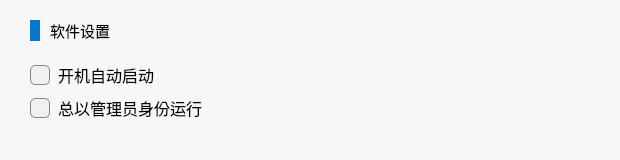
           <widget class="QWidget" name="SoftwareSettingsWidget" native="true">
            <property name="minimumSize">
             <size>
              <width>620</width>
              <height>160</height>
             </size>
            </property>
            <property name="maximumSize">
             <size>
              <width>620</width>
              <height>160</height>
             </size>
            </property>
            <property name="styleSheet">
             <string notr="true">QWidget
{
	border-radius: 7px;
	background-color: rgba(247, 247, 247, 247)
}</string>
            </property>
            <widget class="QCheckBox" name="AlwaysRunAsAdministrator">
             <property name="geometry">
              <rect>
               <x>30</x>
               <y>93</y>
               <width>410</width>
               <height>30</height>
              </rect>
             </property>
             <property name="minimumSize">
              <size>
               <width>28</width>
               <height>20</height>
              </size>
             </property>
             <property name="maximumSize">
              <size>
               <width>410</width>
               <height>30</height>
              </size>
             </property>
             <property name="font">
              <font>
               <family>Microsoft YaHei UI</family>
               <pointsize>12</pointsize>
              </font>
             </property>
             <property name="styleSheet">
              <string notr="true">QCheckBox {
    color: black;
    spacing: 8px;
    min-width: 28px;
    min-height: 20px;
}

QCheckBox::indicator {
    width: 18px;
    height: 18px;
    border-radius: 5px;
    border: 1px solid rgb(135, 135, 135);
    background-color: rgb(241, 241, 241);
}

QCheckBox::indicator:hover {
    border: 1px solid rgb(132, 132, 132);
    background-color: rgb(232, 232, 232);
}

QCheckBox::indicator:pressed {
    border: 1px solid rgb(184, 184, 184);
    background-color: rgb(224, 224, 224);
}

QCheckBox::indicator:checked,
QCheckBox::indicator:indeterminate {
    border: 1px solid rgb(0, 120, 212);
    background-color: rgb(0, 120, 212);
}

QCheckBox::indicator:checked {
    image: url(:/MCSL2_Icon/QCheckBoxAccept.svg);
}

QCheckBox::indicator:indeterminate {
    image: url(:/MCSL2_Icon/QCheckBoxPartialAccept.svg);
}

QCheckBox::indicator:checked:hover,
QCheckBox::indicator:indeterminate:hover {
    border: 1px solid --ThemeColorLight1;
    background-color: --ThemeColorLight1;
}

QCheckBox::indicator:checked:pressed,
QCheckBox::indicator:indeterminate:pressed {
    border: 1px solid --ThemeColorLight3;
    background-color: --ThemeColorLight3;
}

QCheckBox:disabled {
    color: rgba(0, 0, 0, 110);
}

QCheckBox::indicator:disabled {
    border: 1px solid #bbbbbb;
    background-color: rgb(224, 224, 224);
}

QCheckBox::indicator:checked:disabled,
QCheckBox::indicator:indeterminate:disabled {
    border: 1px solid rgb(199, 199, 199);
    background-color: rgb(199, 199, 199);
}</string>
             </property>
             <property name="text">
              <string>总以管理员身份运行</string>
             </property>
            </widget>
            <widget class="QWidget" name="SoftwareSettingsTitle" native="true">
             <property name="geometry">
              <rect>
               <x>20</x>
               <y>10</y>
               <width>120</width>
               <height>40</height>
              </rect>
             </property>
             <property name="minimumSize">
              <size>
               <width>120</width>
               <height>40</height>
              </size>
             </property>
             <property name="styleSheet">
              <string notr="true">QWidget
{
	background-color: rgb(247, 247, 247);
	border-radius: 10px
}</string>
             </property>
             <widget class="QLabel" name="SoftwareSettingsWidgetTitleLabel">
              <property name="geometry">
               <rect>
                <x>30</x>
                <y>10</y>
                <width>81</width>
                <height>21</height>
               </rect>
              </property>
              <property name="font">
               <font>
                <family>Microsoft YaHei UI</family>
                <pointsize>11</pointsize>
               </font>
              </property>
              <property name="text">
               <string>软件设置</string>
              </property>
             </widget>
             <widget class="QLabel" name="SoftwareSettingsWidgetBlue">
              <property name="geometry">
               <rect>
                <x>10</x>
                <y>10</y>
                <width>10</width>
                <height>21</height>
               </rect>
              </property>
              <property name="font">
               <font>
                <family>Microsoft YaHei UI</family>
                <pointsize>12</pointsize>
               </font>
              </property>
              <property name="cursor">
               <cursorShape>ArrowCursor</cursorShape>
              </property>
              <property name="autoFillBackground">
               <bool>false</bool>
              </property>
              <property name="styleSheet">
               <string notr="true">QLabel
{
	background-color: rgb(0, 120, 212);
	border-radius: 10px
}</string>
              </property>
              <property name="text">
               <string/>
              </property>
             </widget>
            </widget>
            <widget class="QCheckBox" name="StartOnStartup">
             <property name="geometry">
              <rect>
               <x>30</x>
               <y>60</y>
               <width>410</width>
               <height>30</height>
              </rect>
             </property>
             <property name="minimumSize">
              <size>
               <width>28</width>
               <height>20</height>
              </size>
             </property>
             <property name="maximumSize">
              <size>
               <width>410</width>
               <height>30</height>
              </size>
             </property>
             <property name="font">
              <font>
               <family>Microsoft YaHei UI</family>
               <pointsize>12</pointsize>
              </font>
             </property>
             <property name="styleSheet">
              <string notr="true">QCheckBox {
    color: black;
    spacing: 8px;
    min-width: 28px;
    min-height: 20px;
}

QCheckBox::indicator {
    width: 18px;
    height: 18px;
    border-radius: 5px;
    border: 1px solid rgb(135, 135, 135);
    background-color: rgb(241, 241, 241);
}

QCheckBox::indicator:hover {
    border: 1px solid rgb(132, 132, 132);
    background-color: rgb(232, 232, 232);
}

QCheckBox::indicator:pressed {
    border: 1px solid rgb(184, 184, 184);
    background-color: rgb(224, 224, 224);
}

QCheckBox::indicator:checked,
QCheckBox::indicator:indeterminate {
    border: 1px solid rgb(0, 120, 212);
    background-color: rgb(0, 120, 212);
}

QCheckBox::indicator:checked {
    image: url(:/MCSL2_Icon/QCheckBoxAccept.svg);
}

QCheckBox::indicator:indeterminate {
    image: url(:/MCSL2_Icon/QCheckBoxPartialAccept.svg);
}

QCheckBox::indicator:checked:hover,
QCheckBox::indicator:indeterminate:hover {
    border: 1px solid --ThemeColorLight1;
    background-color: --ThemeColorLight1;
}

QCheckBox::indicator:checked:pressed,
QCheckBox::indicator:indeterminate:pressed {
    border: 1px solid --ThemeColorLight3;
    background-color: --ThemeColorLight3;
}

QCheckBox:disabled {
    color: rgba(0, 0, 0, 110);
}

QCheckBox::indicator:disabled {
    border: 1px solid #bbbbbb;
    background-color: rgb(224, 224, 224);
}

QCheckBox::indicator:checked:disabled,
QCheckBox::indicator:indeterminate:disabled {
    border: 1px solid rgb(199, 199, 199);
    background-color: rgb(199, 199, 199);
}</string>
             </property>
             <property name="text">
              <string>开机自动启动</string>
             </property>
            </widget>
           </widget>
